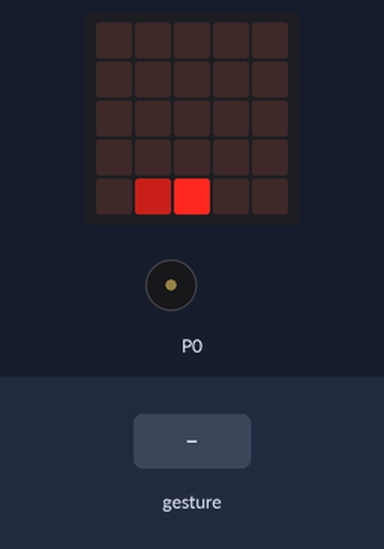
Bench run of a program on a simulated BBC micro:bit (MakeCode). On the bench: the board's 5×5 LED display, buzzer (waves = sounding). The test bench sets the inputs (shaded band). Random numbers come from a fixed seed; a tilt is held for 1.5 s and a shake lasts 1 s, then the board lies face up again.

Above: at 3.6 s.
3.7 s: gesture 'tilt left'
At 4.34 s:
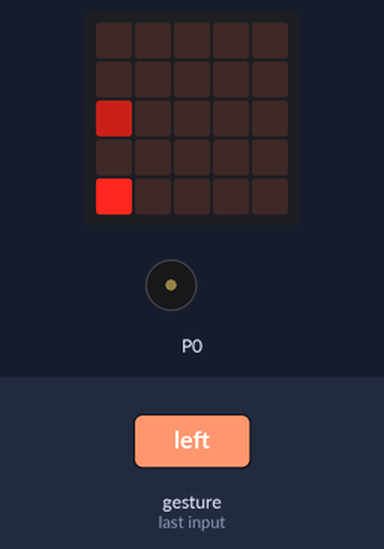
5.6 s: gesture 'logo down'
At 6.3 s:
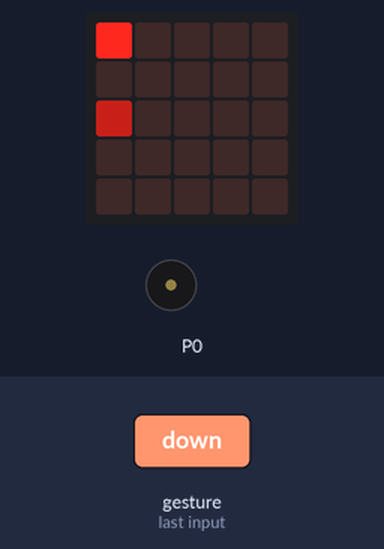
7.5 s: gesture 'tilt right'
At 9.0 s:
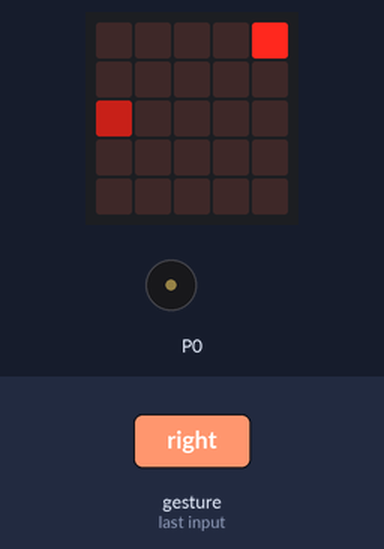
9.4 s: gesture 'logo up'
At 10.4 s:
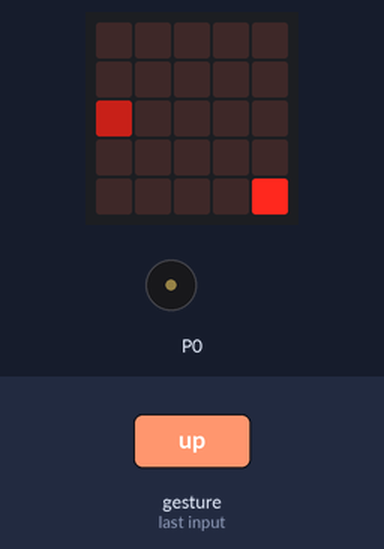
11.3 s: gesture 'tilt left'
At 11.45 s:
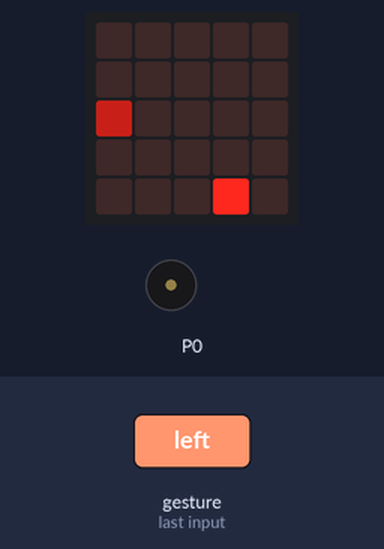
13.2 s: gesture 'logo down'
At 16.0 s:
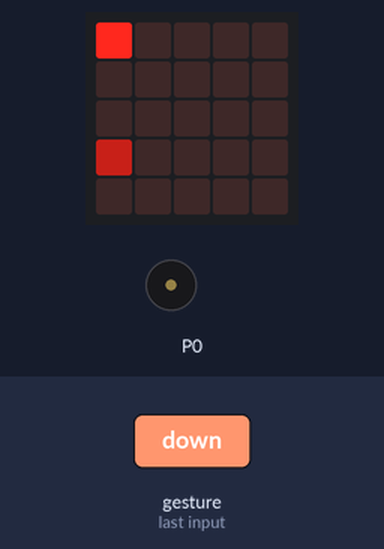
Timing chart, 0 to 16.2 s (numbered marks = the images above; inputs shaded):
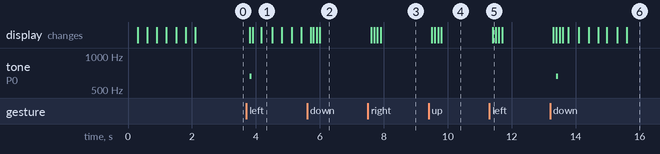

Measured:
- after the input at 3.7 s, tone on P0: silent → 659 Hz after 0.11 s, → silent 0.06 s later; the display: first changes after 0.10 s (image 1 shows a later state)
- after the input at 7.5 s, the display: first changes after 0.10 s (image 3 shows a later state)
- after the input at 9.4 s, the display: first changes after 0.10 s (image 4 shows a later state)
- after the input at 11.3 s, the display: changes after 0.10 s (image 5)
- after the input at 13.2 s, tone on P0: silent → 659 Hz after 0.20 s, → silent 0.06 s later; the display: first changes after 0.10 s (image 6 shows a later state)

The program:

main.ts
```typescript
input.onGesture(Gesture.TiltRight, function () {
    while (input.isGesture(Gesture.TiltRight)) {
        item.change(LedSpriteProperty.X, 1)
        basic.pause(Geschwindigkeit)
    }
})
input.onGesture(Gesture.LogoUp, function () {
    while (input.isGesture(Gesture.LogoUp)) {
        item.change(LedSpriteProperty.Y, 1)
        basic.pause(Geschwindigkeit)
    }
})
input.onGesture(Gesture.TiltLeft, function () {
    while (input.isGesture(Gesture.TiltLeft)) {
        item.change(LedSpriteProperty.X, -1)
        basic.pause(Geschwindigkeit)
    }
})
function setze_pos_tor (pos_x: number, pos_y: number) {
    for (let index = 0; index < 4; index++) {
        tor.set(LedSpriteProperty.Brightness, 0)
        basic.pause(300)
        tor.set(LedSpriteProperty.Brightness, 100)
        tor.set(LedSpriteProperty.X, pos_x)
        tor.set(LedSpriteProperty.Y, pos_y)
        basic.pause(300)
    }
}
input.onGesture(Gesture.LogoDown, function () {
    while (input.isGesture(Gesture.LogoDown)) {
        item.change(LedSpriteProperty.Y, -1)
        basic.pause(Geschwindigkeit)
    }
})
let Geschwindigkeit = 0
let tor: game.LedSprite = null
let item: game.LedSprite = null
item = game.createSprite(2, 4)
tor = game.createSprite(2, 2)
Geschwindigkeit = 100
setze_pos_tor(randint(0, 4), randint(0, 4))
basic.forever(function () {
    if (item.isTouching(tor)) {
        music.playTone(659, music.beat(BeatFraction.Eighth))
        setze_pos_tor(randint(0, 4), randint(0, 4))
    }
})
```

test.ts
```typescript
// Hier kann man Tests durchführen; diese Datei wird nicht kompiliert, wenn dieses Paket als Erweiterung verwendet wird.
```
